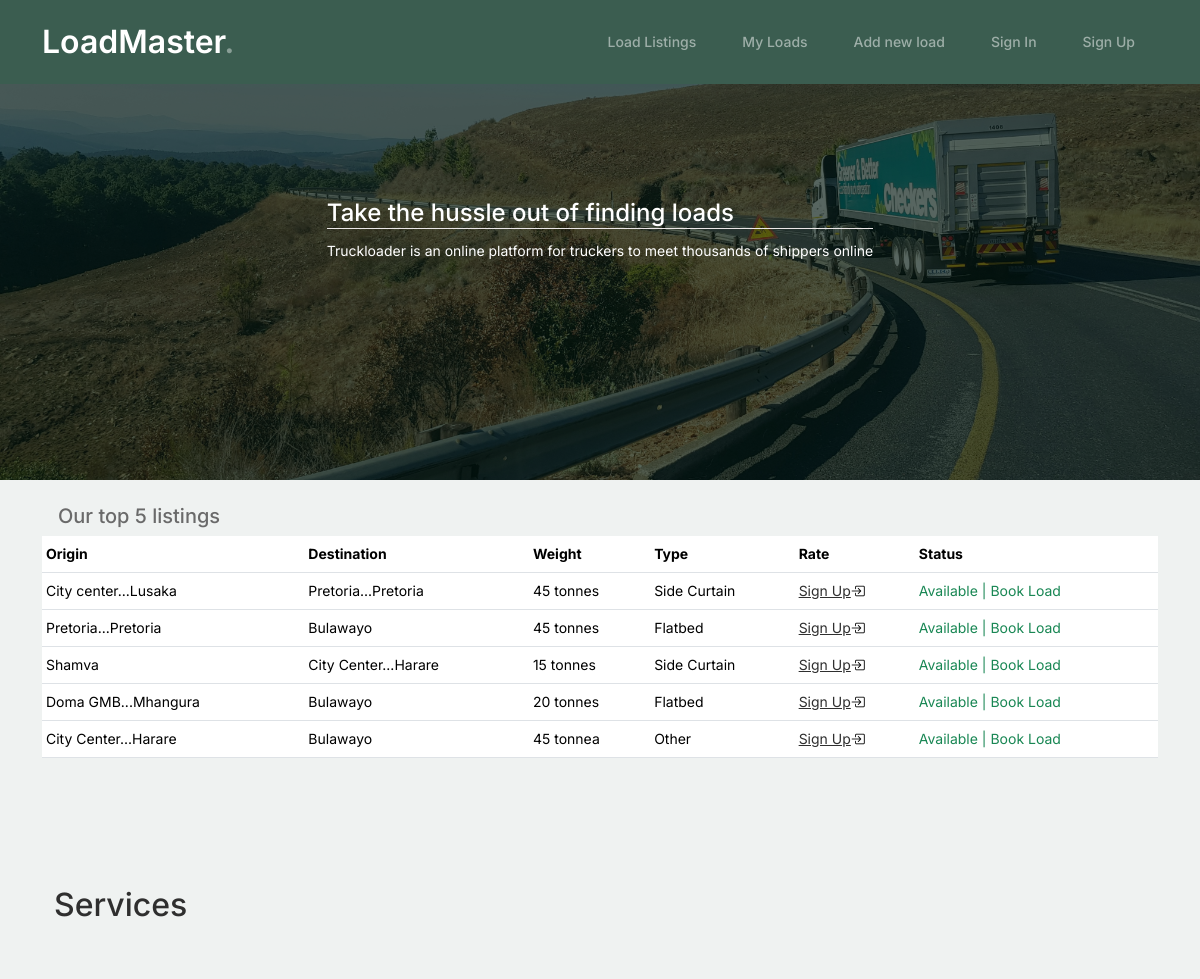
Before: / (upper part) with the older database file.
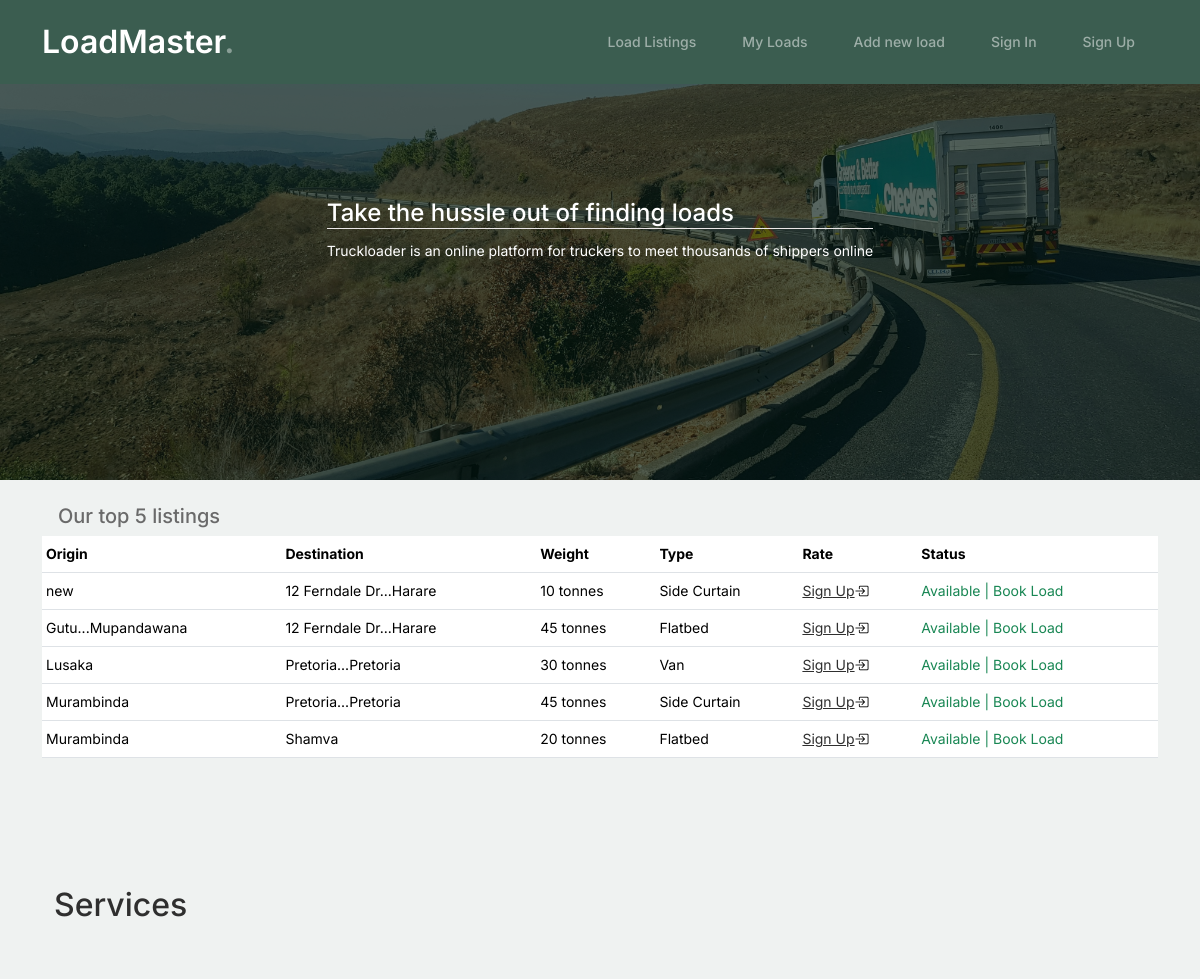
After: the same page with the newer database file.
### loads/models.py (models this page shows, shortened)
class Load(models.Model):
    class Type (models.TextChoices):
        REFEER = "R", ("Reefer")
        FLATBED = "F", ("Flatbed")
        SIDE_CURTAIN = "S", ("Side Curtain")
        OTHER = "O", ("Other")
        VAN = "V", ("Van")
    origin = models.ForeignKey(Location, related_name='outgoing', on_delete=models.CASCADE)
    destination = models.ForeignKey(Location, related_name='incoming', on_delete=models.CASCADE)
    type = models.CharField(max_length=1, choices=Type.choices, default=Type.FLATBED)
    owner = models.ForeignKey(Profile, on_delete=models.CASCADE)
    weight = models.CharField(max_length=20)
    rate = models.CharField(max_length=20)
    created = models.DateTimeField(auto_now_add=True)
    updated = models.DateTimeField(auto_now=True)
    class Meta:
        ordering = ["-created"]

class Location(models.Model):
    address_1 = models.CharField(max_length=200, null=True, blank=True)
    address_2 = models.CharField(max_length=200, null=True, blank=True)
    city = models.CharField(max_length=200)
    country = models.CharField(max_length=100, default='Zimbabwe')
    def __str__(self):
        if self.address_1:
            return f"{self.address_1[:17]}...{self.city}"
        return f"{self.city}"

class LoadStatus(models.Model):
    class Status(models.TextChoices):
        AVAILABLE = "A", ("Available")
        IN_TRANSIT = "I", ("In Transit")
        DELIVERED = "D", ("Delivered")
    load = models.OneToOneField(Load, on_delete=models.CASCADE)
    status = models.CharField(max_length=1, choices=Status.choices, default=Status.AVAILABLE)
    transporter = models.ForeignKey(Profile, on_delete=models.CASCADE)
    updated = models.DateTimeField(auto_now=True)
    def __str__(self):
        return f"{self.get_status_display()}"

### main/views.py (the view)
# urls.py: path('', views.HomeView.as_view(), name='home'),
class HomeView(generic.ListView):
    template_name = 'main/home.html'
    def get_queryset(self):
        return Load.objects.filter(loadstatus__status="A")[:5]

### main/templates/main/home.html (shortened to what this page needs)
{% extends "account/base_entrance.html" %}
{% load i18n %}
{% load static %}
{% load allauth account %}
{% block extra_head %}
<link rel="stylesheet" href="{% static 'css/home.css' %}">
{% endblock extra_head %}
{% block content %}
<div class="bg-image ">
  <div class="overImg d-flex justify-content-center align-items-center">
    <div>
       <h1 class="heading text-white h4">Take the hussle out of finding loads</h1>
       <p class="text-white">Truckloader is an online platform for truckers to meet thousands of shippers online</p>
    </div>
  </div>
</div>
<div class="mt-4 mb-2 container">
    <h1 class="h5 ms-3">Our top 5 listings</h1>
    <div class="table-responsive">
    <table class="table table-hover table-sm">
        <thead class="line bg-green">
        <tr>
            <th scope="col">Origin</th>
            <th scope="col">Destination</th>
            <th scope="col">Weight</th>
            <th scope="col">Type</th>
            <th scope="col">Rate</th>
            <th scope="col">Status</th>
        </tr>
        </thead>
        <tbody>
        {% for load in load_list %}
        <tr class="table-row cursor-auto" data-href="{% url 'loads:load' load.id %}" >
            <td class="text-truncate">{{ load.origin }}</td>
            <td class="text-truncate">{{ load.destination }}</td>
            <td class="text-truncate">{{ load.weight }}</td>
            <td class="text-truncate">{{ load.get_type_display }}</td>
            {% if user.is_authenticated %}
                <td class="text-truncate">{{ load.rate }}</td>
            {% else %}
            <td class="text-truncate"><a href="#hello">Sign Up</a><i class="bi bi-box-arrow-in-right"></i></td>
            {% endif %}
            <td class="text-truncate text-success">{{ load.loadstatus }} | Book Load</td>
        </tr>
        {% endfor %}
        </tbody>
    </table>
    </div>
    <div class="blog-section">
        <div class="container">
            <div class="row mb-5">
                <div class="col-md-6">
                    <h2 class="section-title">Services</h2>
                </div>
                <div class="col-md-6 text-start text-md-end">
                </div>
            </div>
        </div>
    </div>
</div>
{% endblock content %}

Changed rows visible on the page:
no longer on this page (row unchanged): Load: origin "City center...Lusaka", destination "Pretoria...Pretoria", weight "45 tonnes", type "Side Curtain", loadstatus "Available"
no longer on this page (row unchanged): Load: origin "Pretoria...Pretoria", destination "Bulawayo", weight "45 tonnes", type "Flatbed", loadstatus "Available"
no longer on this page (row unchanged): Load: origin "Shamva", destination "City Center...Harare", weight "15 tonnes", type "Side Curtain", loadstatus "Available"
no longer on this page (row unchanged): Load: origin "Doma GMB...Mhangura", destination "Bulawayo", weight "20 tonnes", type "Flatbed", loadstatus "Available"
no longer on this page (row unchanged): Load: origin "City Center...Harare", destination "Bulawayo", weight "45 tonnea", type "Other", loadstatus "Available"
added Load: origin "new", destination "12 Ferndale Dr...Harare", weight "10 tonnes", type "Side Curtain", loadstatus "Available"
added Load: origin "Gutu...Mupandawana", destination "12 Ferndale Dr...Harare", weight "45 tonnes", type "Flatbed", loadstatus "Available"
added Load: origin "Lusaka", destination "Pretoria...Pretoria", weight "30 tonnes", type "Van", loadstatus "Available"
added Load: origin "Murambinda", destination "Pretoria...Pretoria", weight "45 tonnes", type "Side Curtain", loadstatus "Available"
added Load: origin "Murambinda", destination "Shamva", weight "20 tonnes", type "Flatbed", loadstatus "Available"
